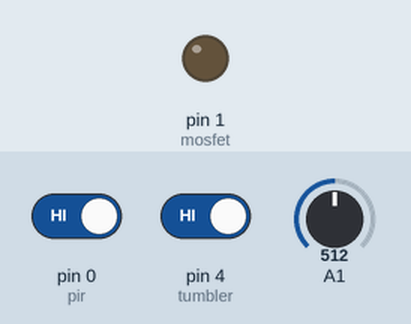
Simulated run of this sketch. Board: Arduino Uno, built with avr-gcc and run on an emulated ATmega328P. Shown: output pins drawn as LEDs (lit = HIGH). The test bench sets the inputs (shaded band); at power-on: pin 4 (tumbler) HIGH, pin 0 (pir) HIGH, A1 = 512.

Above: at 1.2 s.
1.3 s: pin 4 (tumbler) driven LOW
At 1.7 s:
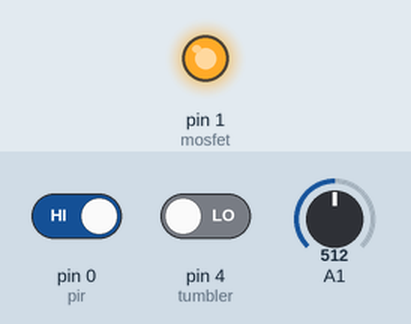
Timing chart, 0 to 4.3 s (numbered marks = the images above; inputs shaded):
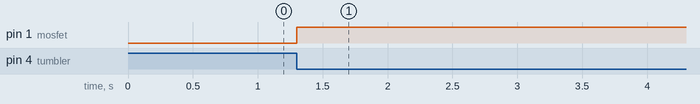

The sketch:

time_control_for_fan.ino
```cpp
#define pir     0
#define mosfet  1
#define tumbler 4

bool active1 = 0;
bool active2 = 1;

uint32_t timing1 = 0;
uint32_t timing2 = 0;

int32_t potent = 0;

int32_t val_potent1 = 0;
int32_t val_potent2 = 0;

void setup() {
  pinMode(pir, INPUT_PULLUP);
  pinMode(mosfet, OUTPUT);
  pinMode(tumbler, INPUT);
}

void loop() {
  potent = analogRead(1);
  if (!digitalRead(tumbler)) {

    val_potent1 = potent * 106 + 10000;

    if (digitalRead(pir) && !active1) {
      active1 = 1;
      digitalWrite(mosfet, HIGH);
      timing1 = millis();
      active2 = 1;
    }

    if (active1 && millis() - timing1 > val_potent1) {
      digitalWrite(mosfet, LOW);
      active1 = 0;
    }

  }

  else {
    val_potent2 = potent * 351 + 10000;

    if (active2 && millis() - timing2 > val_potent2 / 1.6) {
      digitalWrite(mosfet, HIGH);
      active2 = 0;
      timing2 = millis();
    }

    else if (!active2 && millis() - timing2 > val_potent2) {
      digitalWrite(mosfet, LOW);
      active2 = 1;
      timing2 = millis();
    }
  }
}
```

Measured:
- after the input at 1.3 s, pin 1 (mosfet): LOW → HIGH at once
